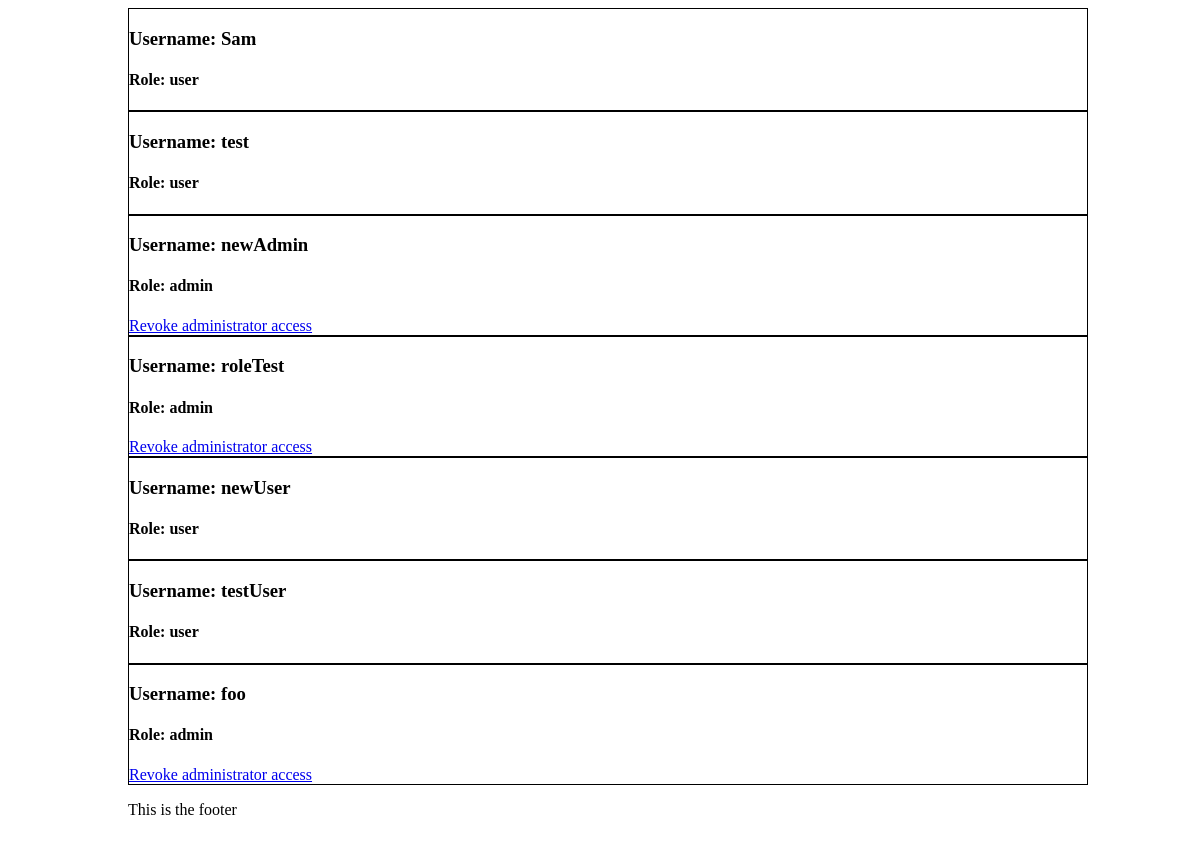
Page /view_users.php (signed in) on the earlier database version.
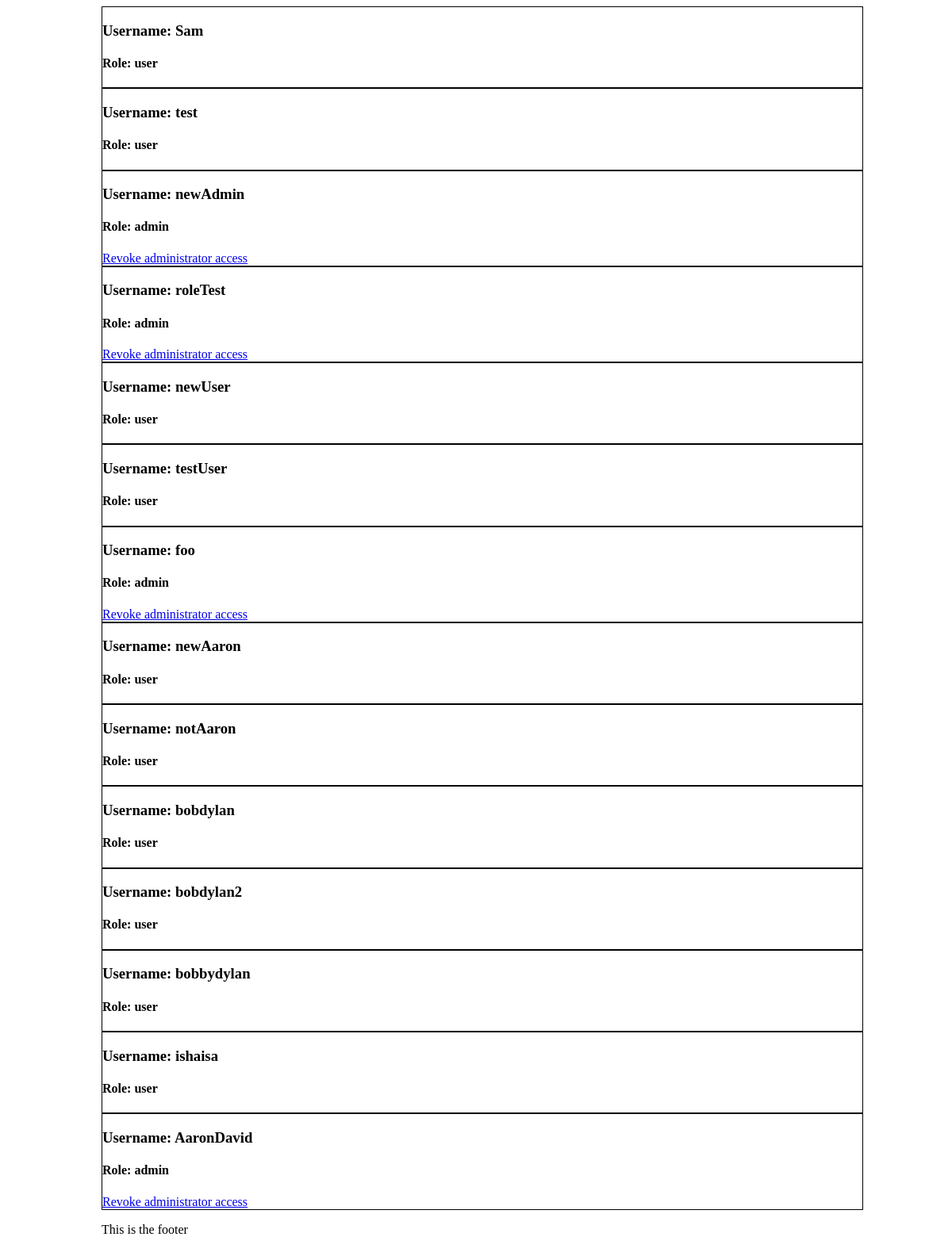
Same page on the later database version.
### tables this page shows
CREATE TABLE IF NOT EXISTS `users` (
  `username` varchar(255) NOT NULL,
  `password` text NOT NULL,
  `id` int(11) NOT NULL AUTO_INCREMENT,
  `role` varchar(50) NOT NULL,
  PRIMARY KEY (`id`)
);

### view_users.php (the view, shortened to what this page needs)
<?php
include("header.php");
include("db_connect.php");
$sql = "SELECT * FROM users";
$result = $conn->query($sql);
while ($row = $result->fetch_assoc()) {
    echo "<div class='user_block' style='border: 1px solid black;'>";
    echo "<h3>Username: " . $row["username"] . "</h3><h4>Role: " . $row["role"] . "</h4>";
    if ($row["role"] == 'admin') {
        echo "<a href='view_users.php?id=" . $row['id'] . "'>Revoke administrator access</a>";
    }
    echo "</div>";
}
include("footer.php");

### header.php (shortened to what this page needs)
<!DOCTYPE html>
<html class="no-js">
    <head>
        <link rel="stylesheet" href="css/style.css">
    </head>
    <body>
        <div class="main_container">

### footer.php
</div>
</body>
<footer>
    <p>This is the footer</p>
</footer>
</html>

### css/style.css (style rules this page uses)
html { width:80%; margin:auto; }
body { width:100%; background-color: #fff }
footer { align-content: center; }

Differences in the rows shown:
added users: username "newAaron", role "user"
added users: username "notAaron", role "user"
added users: username "bobdylan", role "user"
added users: username "bobdylan2", role "user"
added users: username "bobbydylan", role "user"
added users: username "ishaisa", role "user"
added users: username "AaronDavid", role "admin"
